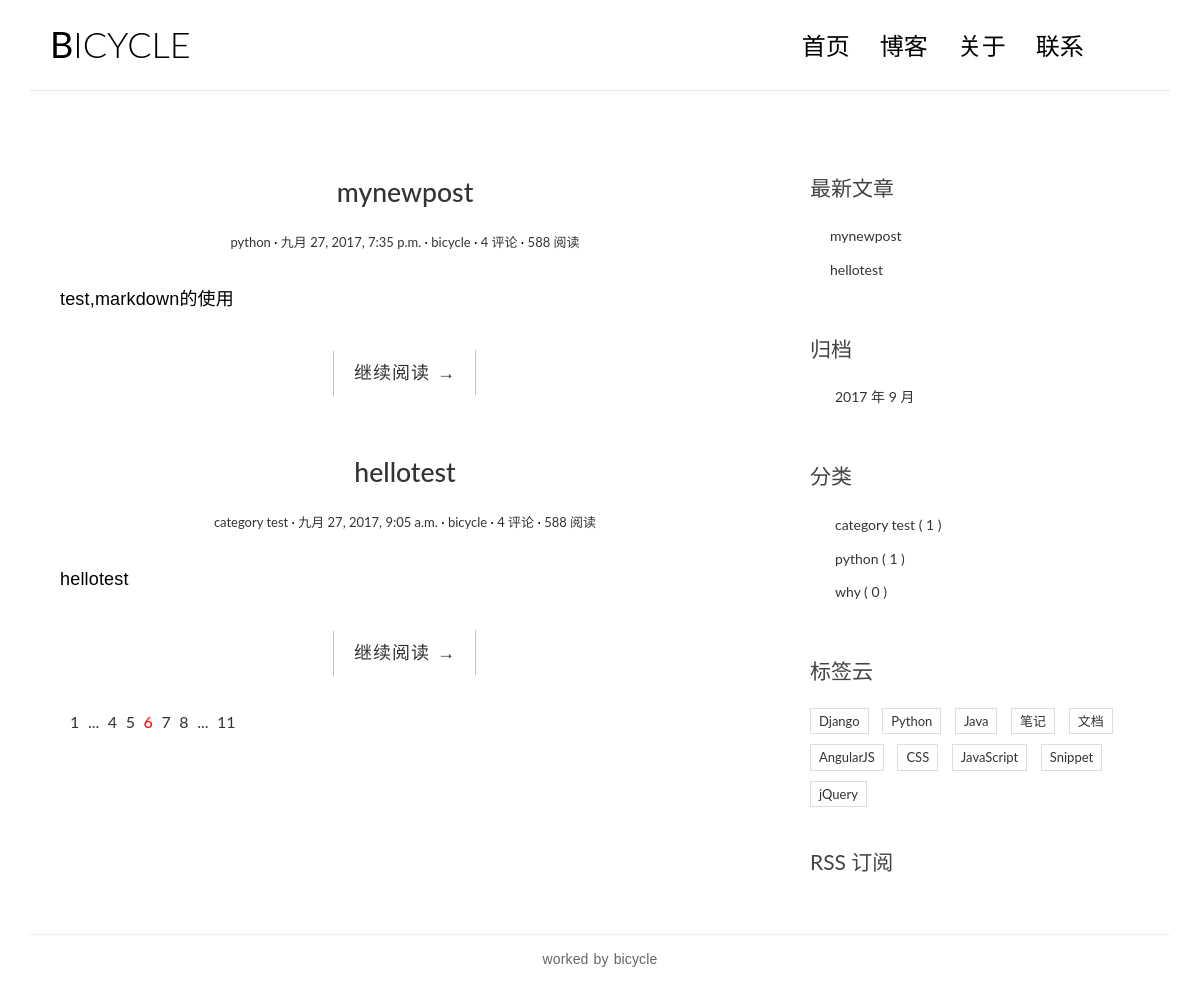
The page / on the database its author committed.
### blog/models.py (models this page shows)
class Post(models.Model):
	title = models.CharField(max_length = 70)
	body = models.TextField()
	create_time = models.DateTimeField()
	modified_time = models.DateTimeField()
	excerpt = models.CharField(max_length = 200,blank = True)
	category = models.ForeignKey(Category)
	Tags = models.ManyToManyField(Tag,blank = True)
	author = models.ForeignKey(User)
	def get_absolute_url(self):
		return reverse('blog:detail',kwargs = {'pk' : self.pk})
	class Meta:
		ordering = ['-create_time']

class Category(models.Model):
	name = models.CharField(max_length = 100)

### blog/views.py (the view)
# urls.py: url(r'^$', views.index,name = 'index'),
def index(request):
	post_list = Post.objects.all()
	return render(request,'blog/index.html',context = {'post_list': post_list})

### blog/templatetags/blog_tags.py (called while the page is built)
@register.simple_tag
def get_recent_posts(num = 5):
	return Post.objects.all().order_by('-create_time')[:num]

@register.simple_tag
def archives():
	return Post.objects.dates('create_time','month',order = 'DESC')

@register.simple_tag
def get_categories():
	return Category.objects.all()

### templates/blog/index.html
{%extends 'base.html'%}
    {% block main%}
                {% for post in post_list %}
                <article class="post post-{{ post.pk}}">
                    <header class="entry-header">
                        <h1 class="entry-title">
                            <a href="{{post.get_absolute_url}}">{{post.title}}</a>
                        </h1>
                        <div class="entry-meta">
                            <span class="post-category"><a href="#">{{post.category.name}}</a></span>
                            <span class="post-date"><a href="#"><time class="entry-date"
                                                                      datetime="{{post.create_time}}">{{post.create_time}}</time></a></span>
                            <span class="post-author"><a href="#">{{post.author}}</a></span>
                            <span class="comments-link"><a href="#">4 评论</a></span>
                            <span class="views-count"><a href="#">588 阅读</a></span>
                        </div>
                    </header>
                    <div class="entry-content clearfix">
                        <p>{{post.excerpt}}</p>
                        <div class="read-more cl-effect-14">
                            <a href="{{post.get_absolute_url}}" class="more-link">继续阅读 <span class="meta-nav">→</span></a>
                        </div>
                    </div>
                </article>
                {% empty %}
                    <div class="no-post">暂时还没有发布的文章！</div>
                {%endfor%}
                <div class="pagination">
                    <ul>
                        <li><a href="">1</a></li>
                        <li><a href="">...</a></li>
                        <li><a href="">4</a></li>
                        <li><a href="">5</a></li>
                        <li class="current"><a href="">6</a></li>
                        <li><a href="">7</a></li>
                        <li><a href="">8</a></li>
                        <li><a href="">...</a></li>
                        <li><a href="">11</a></li>
                    </ul>
                </div>
{% endblock main%}

### templates/base.html (shortened to what this page needs)
{% load staticfiles %}
{% load blog_tags %}
<!DOCTYPE html>
<html>
<head>
    <link rel="stylesheet" href="{% static 'blog/css/highlights/github.css' %}">
    <link rel="stylesheet" href="http://code.ionicframework.com/ionicons/2.0.1/css/ionicons.min.css">
    <link rel="stylesheet" href="{% static 'blog/css/bootstrap.min.css' %}">
    <link rel="stylesheet" href="{% static 'blog/css/pace.css' %}">
    <link rel="stylesheet" href="{% static 'blog/css/custom.css' %}">
</head>
<body>
<div class="container">
    <header id="site-header">
        <div class="row">
            <div class="col-md-4 col-sm-5 col-xs-8">
                <div class="logo">
                    <h1><a href="{% url 'blog:index' %}"><b>B</b>ICYCLE</a></h1>
                </div>
            </div>
            <div class="col-md-8 col-sm-7 col-xs-4">
                <nav class="main-nav" role="navigation">
                    <div class="collapse navbar-collapse" id="bs-example-navbar-collapse-1">
                        <ul class="nav navbar-nav navbar-right">
                            <li class="cl-effect-11"><a href="{% url 'blog:index' %}" data-hover="首页">首页</a></li>
                            <li class="cl-effect-11"><a href="full-width.html" data-hover="博客">博客</a></li>
                            <li class="cl-effect-11"><a href="about.html" data-hover="关于">关于</a></li>
                            <li class="cl-effect-11"><a href="contact.html" data-hover="联系">联系</a></li>
                        </ul>
                    </div>
                </nav>
            </div>
        </div>
    </header>
</div>
<div class="content-body">
    <div class="container">
        <div class="row">
            <main class="col-md-8">
                {% block main %}
                {% endblock main %}
            </main>
            <aside class="col-md-4">
                <div class="widget widget-recent-posts">
                    <h3 class="widget-title">最新文章</h3>
                    {% get_recent_posts as recent_post_list %}
                    <ul>
                        {% for post in recent_post_list %}
                        <li>
                            <a href="{{post.get_absolute_url}}">{{post.title}}</a>
                        </li>
                        {% empty%}
                        暂无新文章！
                        {% endfor %}
                    </ul>
                </div>
                <div class="widget widget-archives">
                    <h3 class="widget-title">归档</h3>
                    {% archives as date_list %}
                    <ul>
                        {% for date in date_list %}
                        <li>
                            <a href="{% url 'blog:archives' date.year date.month %}">
                            {{date.year}} 年 {{date.month}} 月
                            </a>
                        </li>
                        {% empty %}
                        暂无归档
                        {% endfor %}
                    </ul>
                </div>
                <div class="widget widget-category">
                    <h3 class="widget-title">分类</h3>
                    {% get_categories as category_list %}
                    <ul>
                        {% for category in category_list %}
                        <li>
                            <a href="{% url 'blog:category' category.pk %}">
                            {{category.name}}
                            <span class="post-count">( {{category.post_set.count}} )</span>
                            </a>
                        </li>
                        {% empty %}
                        暂无归档
                        {% endfor %}
                    </ul>
                </div>
                <div class="widget widget-tag-cloud">
                    <h3 class="widget-title">标签云</h3>
                    <ul>
                        <li>
                            <a href="#">Django</a>
                        </li>
                        <li>
                            <a href="#">Python</a>
                        </li>
                        <li>
                            <a href="#">Java</a>
                        </li>
                        <li>
                            <a href="#">笔记</a>
                        </li>
                        <li>
                            <a href="#">文档</a>
                        </li>
                        <li>
                            <a href="#">AngularJS</a>
                        </li>
                        <li>
                            <a href="#">CSS</a>
                        </li>
                        <li>
                            <a href="#">JavaScript</a>
                        </li>
                        <li>
                            <a href="#">Snippet</a>
                        </li>
                        <li>
                            <a href="#">jQuery</a>
                        </li>
                    </ul>
                </div>
                <div class="rss">
                    <a href=""> RSS 订阅</a>
                </div>
            </aside>
            <aside class="col-md-4">
            </aside>
        </div>
    </div>
</div>
<footer id="site-footer">
    <div class="container">
        <div class="row">
            <div class="col-md-12">
                <p class="copyright">
                    worked by bicycle
                </p>
            </div>
        </div>
    </div>
</footer>
</body>
</html>

### blog/static/blog/css/custom.css (style rules this page uses)
* { outline: none; }
h1, h2, h3, h4, h5, h6 { margin-top: 0; }
b { font-weight: 400; }
a { color: #333; }
body { color: #444; font-family: 'Lato', sans-serif; }
p { font-family: 'Ubuntu', sans-serif; font-weight: 400; word-spacing: 1px; letter-spacing: 0.01em; }
#site-header { background-color: #FFF; padding: 25px 20px; margin-bottom: 40px; border-bottom: 1px solid #e7e7e7; }
.logo h1 a { color: #000; }
.logo h1 { margin: 0; font-family: 'Lato', sans-serif; font-weight: 300; }
.main-nav { margin-top: 11px; max-width: 95%; }
.main-nav a { color: #000000 !important; padding: 0 0 5px 0 !important; margin-right: 30px; font-family: 'Lato', sans-serif; font-weight: 300; font-size: 24px; }
.cl-effect-11 a { padding: 10px 0; color: #0972b4; text-shadow: none; }
.cl-effect-11 a::before { position: absolute; top: 0; left: 0; overflow: hidden; padding: 0 0 5px 0 !important; max-width: 0; border-bottom: 1px solid #000; color: #000; content: attr(data-hover); white-space: nowrap; -webkit-transition: max-width 0.5s; -moz-transition: max-width 0.5s; transition: max-width 0.5s; }
.content-body { padding-bottom: 4em; }
.post { background: #fff; padding: 30px 30px 0; }
.entry-title { text-align: center; font-size: 1.9em; margin-bottom: 20px; line-height: 1.6; padding: 10px 20px 0; }
.entry-meta { text-align: center; color: #DDDDDD; font-size: 13px; margin-bottom: 30px; }
.entry-content { font-size: 18px; line-height: 1.9; font-weight: 300; color: #000; }
.post-category::after, .post-date::after, .post-author::after, .comments-link::after { content: ' ·'; color: #000; }
.read-more { font-family: 'Ubuntu', sans-serif; font-weight: 400; word-spacing: 1px; letter-spacing: 0.01em; text-align: center; margin-top: 20px; }
.cl-effect-14 a { padding: 0 20px; height: 45px; line-height: 45px; position: relative; display: inline-block; margin: 15px 25px; letter-spacing: 1px; font-weight: 400; text-shadow: 0 0 1px rgba(255, 255, 255, 0.3); }
.cl-effect-14 a::before, .cl-effect-14 a::after { position: absolute; width: 45px; height: 1px; background: #C3C3C3; content: ''; -webkit-transition: all 0.3s; -moz-transition: all 0.3s; transition: all 0.3s; pointer-events: none; }
.cl-effect-14 a::before { top: 0; left: 0; -webkit-transform: rotate(90deg); -moz-transform: rotate(90deg); transform: rotate(90deg); -webkit-transform-origin: 0 0; -moz-transform-origin: 0 0; transform-origin: 0 0; }
.cl-effect-14 a::after { right: 0; bottom: 0; -webkit-transform: rotate(90deg); -moz-transform: rotate(90deg); transform: rotate(90deg); -webkit-transform-origin: 100% 0; -moz-transform-origin: 100% 0; transform-origin: 100% 0; }
.widget { background: #fff; padding: 30px 0 0; }
.widget-title { font-size: 1.5em; margin-bottom: 20px; line-height: 1.6; padding: 10px 0 0; font-weight: 400; }
.widget-recent-posts ul { padding: 0; margin: 0; padding-left: 20px; }
.widget-recent-posts ul li { list-style-type: none; position: relative; line-height: 170%; margin-bottom: 10px; }
.widget-recent-posts ul li::before { content: '\f3d3'; font-family: "Ionicons"; position: absolute; left: -17px; top: 3px; font-size: 16px; color: #000; }
.widget-archives ul { padding: 0; margin: 0; padding-left: 25px; }
.widget-archives ul li { list-style-type: none; position: relative; line-height: 170%; margin-bottom: 10px; }
.widget-archives ul li::before { content: '\f3f3'; font-family: "Ionicons"; position: absolute; left: -25px; top: 1px; font-size: 16px; color: #000; }
.widget-category ul { padding: 0; margin: 0; padding-left: 25px; }
.widget-category ul li { list-style-type: none; position: relative; line-height: 170%; margin-bottom: 10px; }
.widget-category ul li::before { content: '\f3fe'; font-family: "Ionicons"; position: absolute; left: -25px; top: 1px; font-size: 18px; color: #000; }
.widget-tag-cloud ul { padding: 0; margin: 0; margin-right: -10px; }
.widget-tag-cloud ul li { list-style-type: none; font-size: 13px; display: inline-block; margin-right: 10px; margin-bottom: 10px; padding: 3px 8px; border: 1px solid #ddd; }
.rss { font-size: 21px; margin-top: 30px; }
.rss a { color: #444; }
#site-footer { padding-top: 10px; padding: 0 0 1.5em 0; }
.copyright { text-align: center; padding-top: 1em; margin: 0; border-top: 1px solid #eee; color: #666; }
.pagination ul { list-style: none; }
.pagination ul li { display: inline-block; font-size: 16px; margin-right: 5px; }
.current a { color: red; }

### rows shown on the page
Post: title "mynewpost", category.name "python", create_time "九月 27, 2017, 7:35 p.m.", author "bicycle", excerpt "test,markdown的使用"
Post: title "hellotest", category.name "category test", create_time "九月 27, 2017, 9:05 a.m.", author "bicycle", excerpt "hellotest"
Category: name "category test", post_set.count "1"
Category: name "python", post_set.count "1"
Category: name "why", post_set.count "0"

### other values the page prints
{{ date.year }} "2017"
{{ date.month }} "9"
